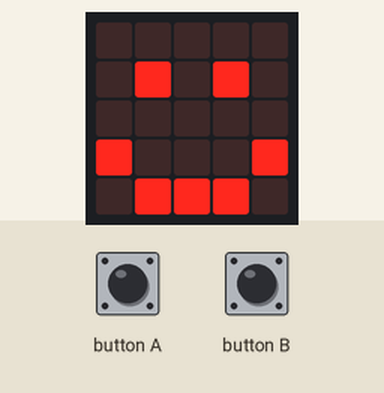
This program was run on a simulated BBC micro:bit running MicroPython. On the bench: the board's 5×5 LED display. Inputs (shaded band) come from the test bench.

Above: at 1.2 s.
1.3 s: button A pressed for 0.15 s
At 1.9 s:
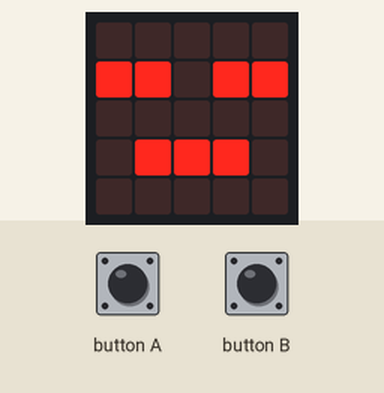
2.9 s: button A pressed for 1 s
At 3.2 s:
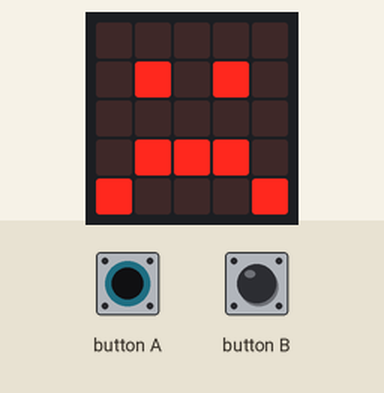
5.4 s: button A pressed for 0.15 s
At 6.3 s:
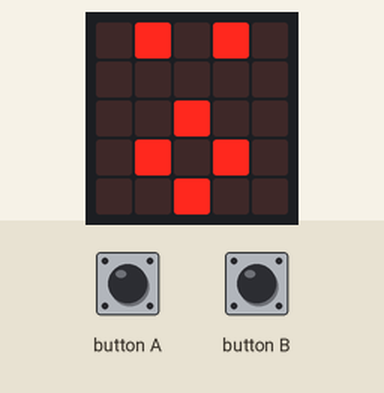
7.0 s: button A pressed for 3.2 s
At 7.5 s:
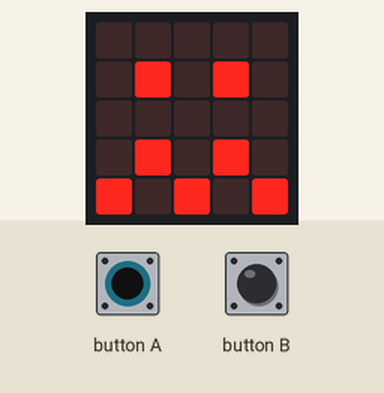
11.7 s: button A pressed for 0.15 s
At 12.3 s:
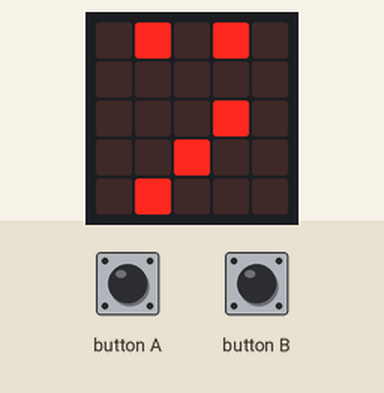
13.3 s: button A pressed for 1 s
At 14.7 s:
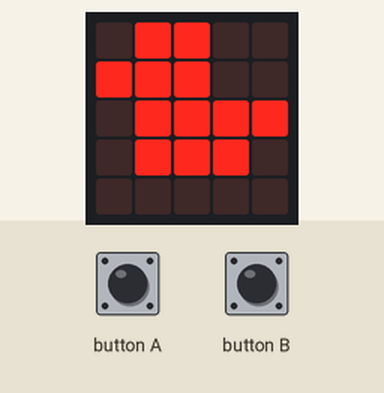
Timing chart, 0 to 16.3 s (numbered marks = the images above; inputs shaded):
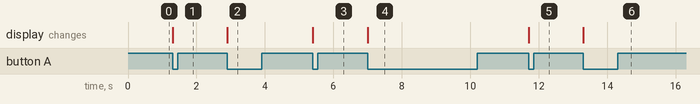

Measured:
- after the input at 1.3 s, the display: changes at once (image 1)
- after the input at 2.9 s, the display: changes at once (image 2)
- after the input at 5.4 s, the display: changes at once (image 3)
- after the input at 7.0 s, the display: changes at once (image 4)
- after the input at 11.7 s, the display: changes at once (image 5)
- after the input at 13.3 s, the display: changes at once (image 6)

The program:

mad-sad-glad.py
```python
from microbit import *
import radio
import random

# name image pairs
emotions = [
    ['happy',       Image.HAPPY],
    ['sleepy',      Image.ASLEEP],
    ['sad',         Image.SAD],
    ['surprised',   Image.SURPRISED],
    ['confused',    Image.CONFUSED],
    ['meh',         Image.MEH],
    ['duck',        Image.DUCK]
]

emotion_count = len(emotions)
current_emotion = 0

radio.on()

while True:
    display.show(emotions[current_emotion][1])

    # select an emotion
    if button_a.was_pressed():
        current_emotion += 1
        if current_emotion >= emotion_count:
            current_emotion = 0
    # send that emotion
    elif button_b.was_pressed():
        radio.send(emotions[current_emotion][0])

    # Read any incoming messages.
    message = radio.receive()

    find_emotion = 0
    for emotion in emotions:
        if message == emotion[0]:
            current_emotion = find_emotion
            sleep(100)
        find_emotion += 1
```
